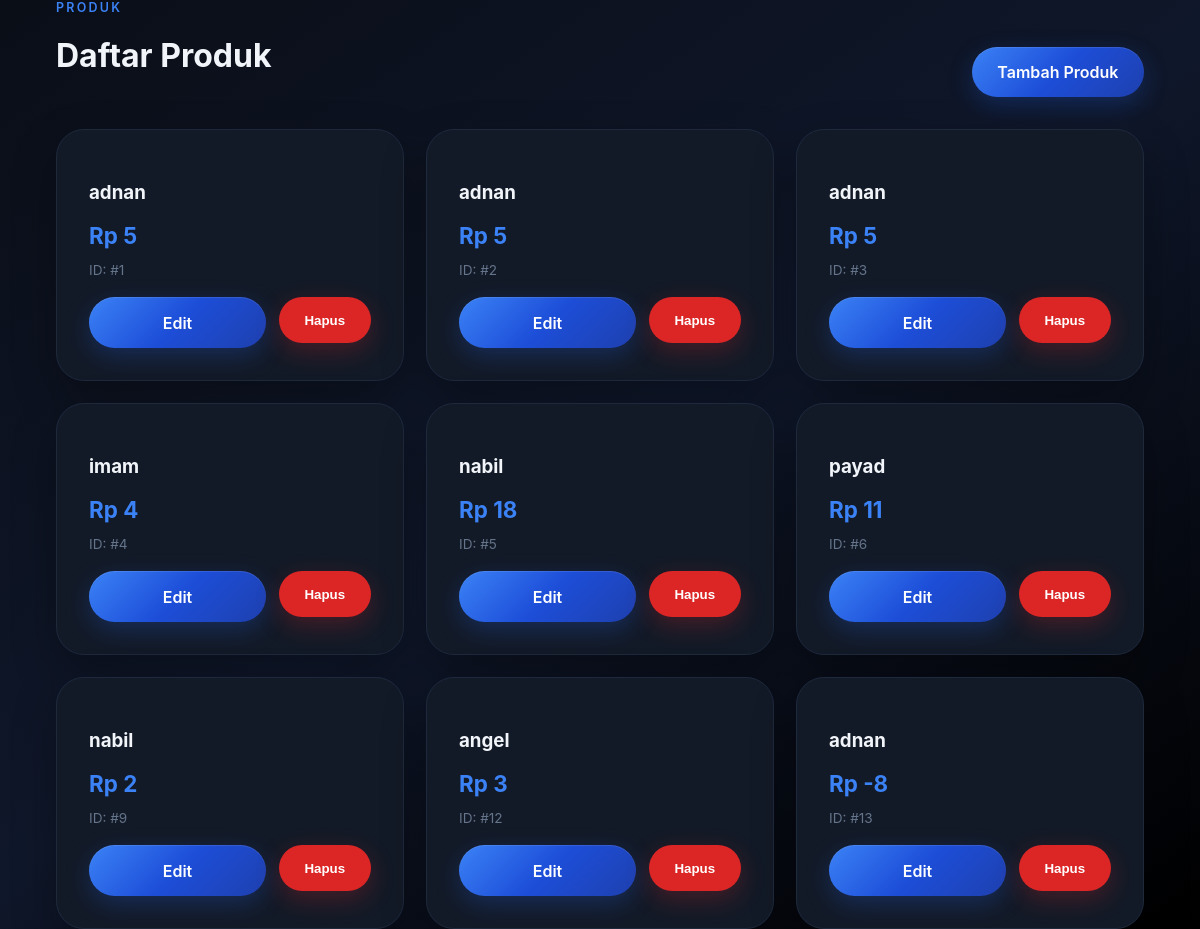
/produk/list/ (signed in), run on an earlier commit of the app's database.
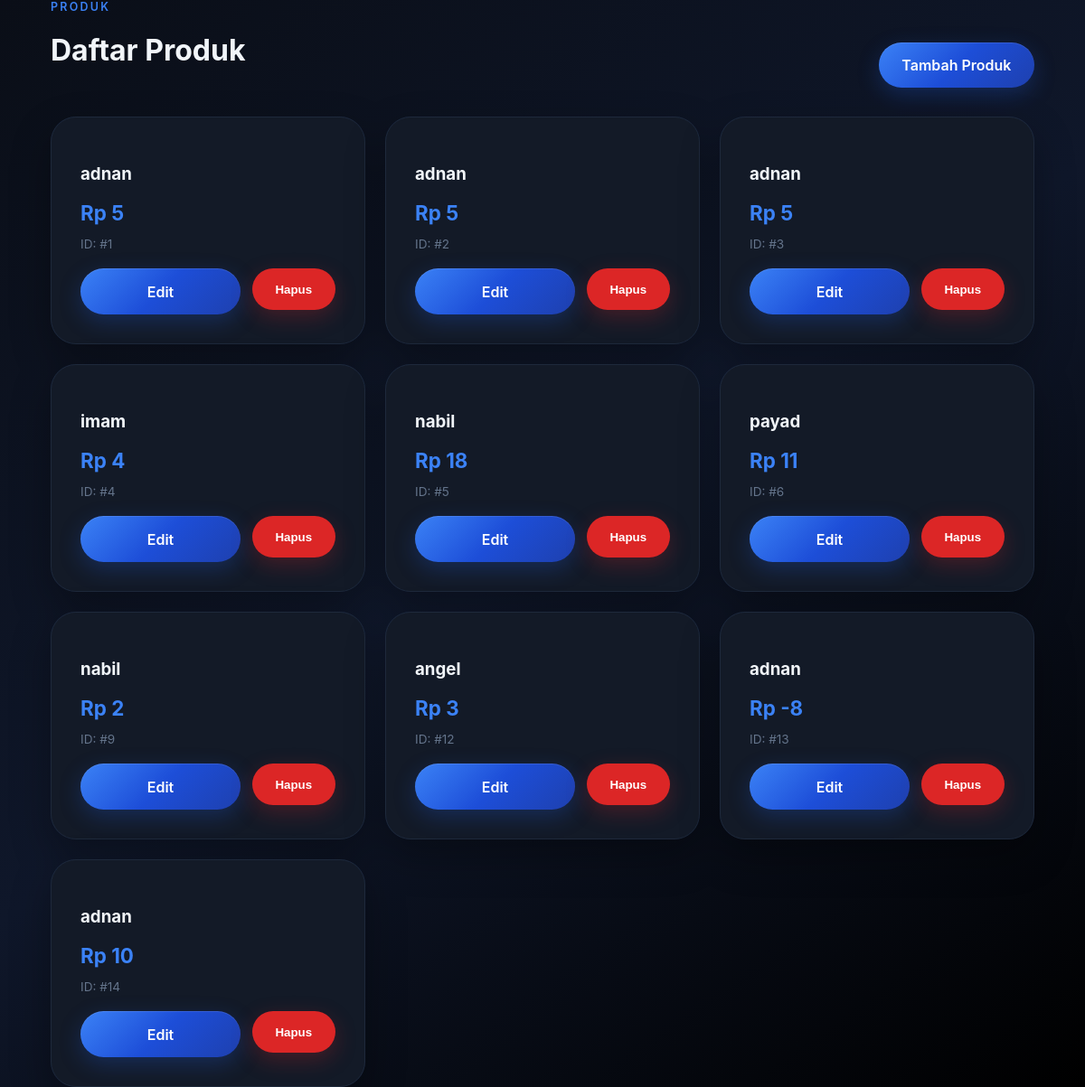
And on a later commit of the database.
### appku/models.py (models this page shows, shortened)
class Produk(models.Model):
    nama = models.CharField(max_length=100)
    harga = models.IntegerField(default=0)
    kategori = models.ForeignKey(
        Kategori,
        on_delete=models.SET_NULL,
        null=True,
        blank=True,
        related_name="produks",
    )
    supplier = models.ForeignKey(
        Supplier,
        on_delete=models.SET_NULL,
        null=True,
        blank=True,
        related_name="produks",
    )
    stok = models.IntegerField(default=0)
    deskripsi = models.TextField(blank=True, default="")

### appku/views.py (the view)
# urls.py: path("produk/list/", views.produk_list, name="produk_list"),
@login_required
def produk_list(request):
    produk_list = Produk.objects.all()
    return render(request, "appku/produk_list.html", {"produk_list": produk_list})

### appku/templates/appku/produk_list.html (shortened to what this page needs)
{% extends 'appku/base.html' %}
{% load humanize %}
{% block content %}
    <div class="container">
        <div class="page-header fade-up">
            <div>
                <div class="eyebrow">Produk</div>
                <h1>Daftar Produk</h1>
            </div>
            <a href="{% url 'produk_form' %}" class="btn btn-primary">Tambah Produk</a>
        </div>
        <div class="produk-grid">
            {% for produk in produk_list %}
                <div class="produk-card fade-up delay-1">
                    <h3>{{ produk.nama }}</h3>
                    <p class="produk-price">Rp {{ produk.harga|intcomma }}</p>
                    <div class="produk-meta">
                        <span>ID: #{{ produk.id }}</span>
                    </div>
                    <div class="produk-actions">
                        <a href="{% url 'produk_edit' produk.pk %}" class="btn btn-primary">Edit</a>
                        <form method="post" action="{% url 'produk_delete' produk.pk %}" style="display: inline;">
                            <button type="submit" class="btn btn-danger" onclick="return confirm('Yakin hapus produk ini?')">Hapus</button>
                        </form>
                    </div>
                </div>
            {% empty %}
                <p>Belum ada produk.</p>
            {% endfor %}
        </div>
    </div>
{% endblock %}

What changed in the data, as far as the page shows it:
added Produk: nama "adnan", harga "10", id "14"
